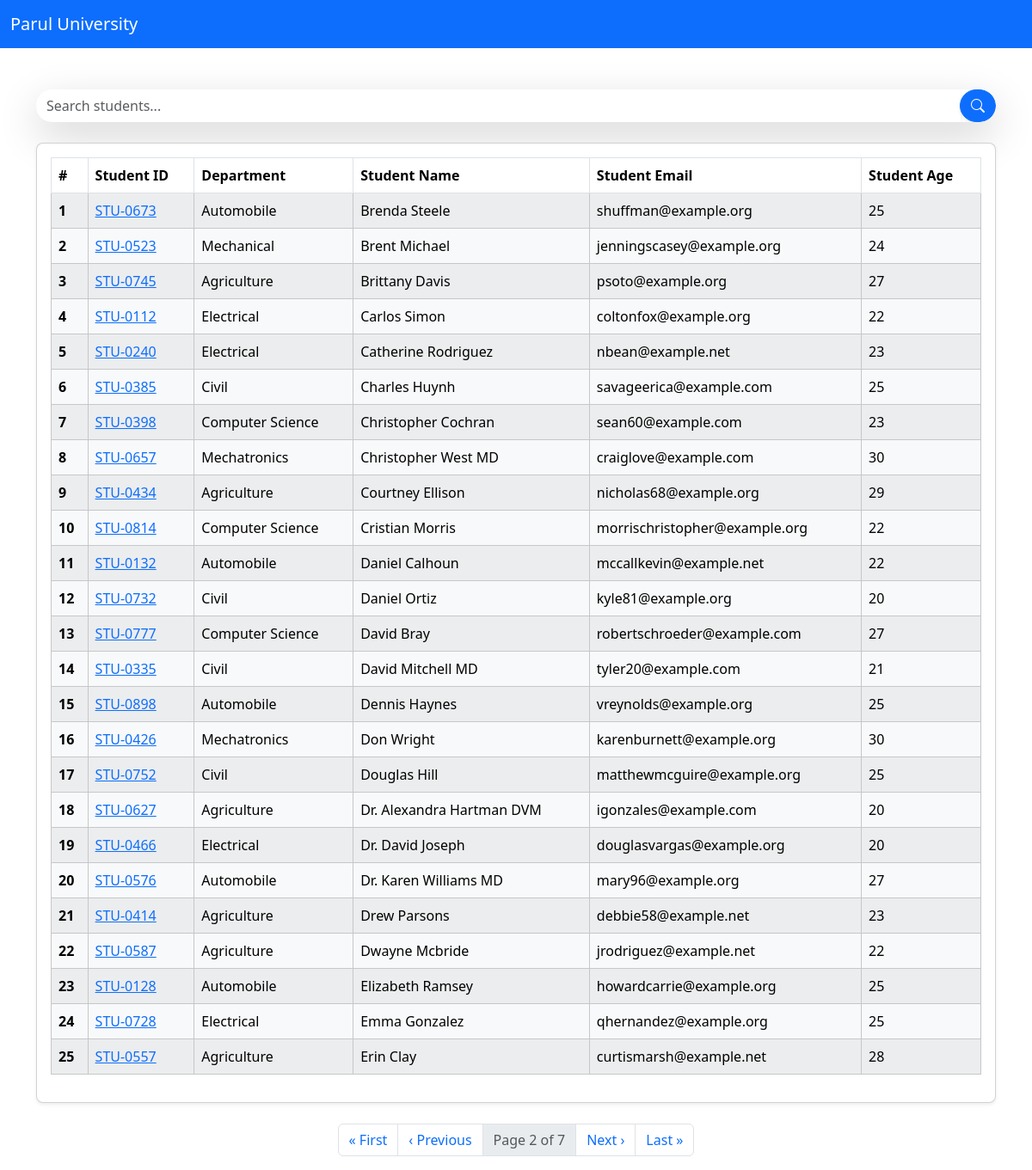
Screenshot of /?page=2 with the database file from the repository.
### Student_repo_App/models.py (models this page shows, shortened)
class Student(models.Model):
    department = models.ForeignKey(Department, related_name="depart", on_delete=models.CASCADE)
    student_id = models.OneToOneField(StudentID, related_name="studentid", on_delete=models.CASCADE)
    student_name = models.CharField(max_length=100)
    student_email = models.EmailField(unique=True)
    student_age = models.IntegerField(default=18)
    student_address = models.TextField()
    class Meta:
        ordering = ["student_name"]
        verbose_name = "student"

class StudentID(models.Model):
    student_id = models.CharField(max_length=100)
    def __str__(self):
        return self.student_id
    class Meta:
        ordering = ['student_id']

class Department(models.Model):
    department = models.CharField(max_length=100)
    def __str__(self):
        return self.department
    class Meta:
        ordering = ['department']

### Student_repo_App/views.py (the view, shortened to what this page needs)
# urls.py: path('', get_students, name="get_student"),
def get_students(request):
    queryset = Student.objects.all()
    search = request.GET.get('search')
    paginator = Paginator(queryset, 25)
    page_number = request.GET.get("page", 1)
    page_obj = paginator.get_page(page_number)
    print(page_obj)
    return render(request, "report/student.html", {'queryset': page_obj, 'search':search})

### Templates/report/student.html (shortened to what this page needs)
{% extends "base.html" %}
{% block main %}
<div class="container mt-5">
    <form class="d-flex justify-content-center mb-4" role="search">
        <div class="input-group shadow-lg rounded-pill overflow-hidden">
            <input class="form-control border-0 shadow-sm" type="search" placeholder="Search students..." aria-label="Search" name="search">
            <button class="btn btn-primary text-white rounded-pill shadow-sm" type="submit">
                <i class="bi bi-search"></i>
            </button>
        </div>
    </form>
    <div class="card shadow-sm rounded-3 mb-4">
        <div class="card-body">
            <table class="table table-striped table-hover table-bordered table-responsive-lg">
                <thead>
                    <tr>
                        <th scope="col">#</th>
                        <th scope="col">Student ID</th>
                        <th scope="col">Department</th>
                        <th scope="col">Student Name</th>
                        <th scope="col">Student Email</th>
                        <th scope="col">Student Age</th>
                    </tr>
                </thead>
                <tbody>
                    {% for query in queryset %}
                    <tr class="table-light">
                        <th scope="row">{{ forloop.counter }}</th>
                        <td>
                            <a href="{% url 'see_marks' query.student_id %}" class="text-primary">
                                {{ query.student_id }}
                            </a>
                        </td>
                        <td>{{ query.department }}</td>
                        <td>{{ query.student_name }}</td>
                        <td>{{ query.student_email }}</td>
                        <td>{{ query.student_age }}</td>
                    </tr>
                    {% empty %}
                    <tr>
                        <td colspan="6" class="text-center text-muted">No students found.</td>
                    </tr>
                    {% endfor %}
                </tbody>
            </table>
        </div>
    </div>
    {% if queryset.has_other_pages %}
    <nav aria-label="Page navigation" class="d-flex justify-content-center">
        <ul class="pagination">
            {% if queryset.has_previous %}
            <li class="page-item">
                <a class="page-link" href="?page=1{% if search %}&search={{ search }}{% endif %}" aria-label="First">
                    <span aria-hidden="true">&laquo; First</span>
                </a>
            </li>
            <li class="page-item">
                <a class="page-link" href="?page={{ queryset.previous_page_number }}{% if search %}&search={{ search }}{% endif %}" aria-label="Previous">
                    <span aria-hidden="true">&lsaquo; Previous</span>
                </a>
            </li>
            {% endif %}
            <li class="page-item disabled">
                <span class="page-link">
                    Page {{ queryset.number }} of {{ queryset.paginator.num_pages }}
                </span>
            </li>
            {% if queryset.has_next %}
            <li class="page-item">
                <a class="page-link" href="?page={{ queryset.next_page_number }}{% if search %}&search={{ search }}{% endif %}" aria-label="Next">
                    <span aria-hidden="true">Next &rsaquo;</span>
                </a>
            </li>
            <li class="page-item">
                <a class="page-link" href="?page={{ queryset.paginator.num_pages }}{% if search %}&search={{ search }}{% endif %}" aria-label="Last">
                    <span aria-hidden="true">Last &raquo;</span>
                </a>
            </li>
            {% endif %}
        </ul>
    </nav>
    {% endif %}
</div>
{% endblock main %}

### rows the page displays
Student: student_id "STU-0673", department "Automobile", student_name "Brenda Steele", student_email "shuffman@example.org", student_age "25"
Student: student_id "STU-0523", department "Mechanical", student_name "Brent Michael", student_email "jenningscasey@example.org", student_age "24"
Student: student_id "STU-0745", department "Agriculture", student_name "Brittany Davis", student_email "psoto@example.org", student_age "27"
Student: student_id "STU-0112", department "Electrical", student_name "Carlos Simon", student_email "coltonfox@example.org", student_age "22"
Student: student_id "STU-0240", department "Electrical", student_name "Catherine Rodriguez", student_email "nbean@example.net", student_age "23"
Student: student_id "STU-0385", department "Civil", student_name "Charles Huynh", student_email "savageerica@example.com", student_age "25"
Student: student_id "STU-0398", department "Computer Science", student_name "Christopher Cochran", student_email "sean60@example.com", student_age "23"
Student: student_id "STU-0657", department "Mechatronics", student_name "Christopher West MD", student_email "craiglove@example.com", student_age "30"
Student: student_id "STU-0434", department "Agriculture", student_name "Courtney Ellison", student_email "nicholas68@example.org", student_age "29"
Student: student_id "STU-0814", department "Computer Science", student_name "Cristian Morris", student_email "morrischristopher@example.org", student_age "22"
Student: student_id "STU-0132", department "Automobile", student_name "Daniel Calhoun", student_email "mccallkevin@example.net", student_age "22"
Student: student_id "STU-0732", department "Civil", student_name "Daniel Ortiz", student_email "kyle81@example.org", student_age "20"
Student: student_id "STU-0777", department "Computer Science", student_name "David Bray", student_email "robertschroeder@example.com", student_age "27"
Student: student_id "STU-0335", department "Civil", student_name "David Mitchell MD", student_email "tyler20@example.com", student_age "21"
Student: student_id "STU-0898", department "Automobile", student_name "Dennis Haynes", student_email "vreynolds@example.org", student_age "25"
Student: student_id "STU-0426", department "Mechatronics", student_name "Don Wright", student_email "karenburnett@example.org", student_age "30"
Student: student_id "STU-0752", department "Civil", student_name "Douglas Hill", student_email "matthewmcguire@example.org", student_age "25"
Student: student_id "STU-0627", department "Agriculture", student_name "Dr. Alexandra Hartman DVM", student_email "igonzales@example.com", student_age "20"
Student: student_id "STU-0466", department "Electrical", student_name "Dr. David Joseph", student_email "douglasvargas@example.org", student_age "20"
Student: student_id "STU-0576", department "Automobile", student_name "Dr. Karen Williams MD", student_email "mary96@example.org", student_age "27"
Student: student_id "STU-0414", department "Agriculture", student_name "Drew Parsons", student_email "debbie58@example.net", student_age "23"
Student: student_id "STU-0587", department "Agriculture", student_name "Dwayne Mcbride", student_email "jrodriguez@example.net", student_age "22"
Student: student_id "STU-0128", department "Automobile", student_name "Elizabeth Ramsey", student_email "howardcarrie@example.org", student_age "25"
Student: student_id "STU-0728", department "Electrical", student_name "Emma Gonzalez", student_email "qhernandez@example.org", student_age "25"
Student: student_id "STU-0557", department "Agriculture", student_name "Erin Clay", student_email "curtismarsh@example.net", student_age "28"

### other values shown
{{ queryset.number }} "2"
{{ queryset.paginator.num_pages }} "7"
